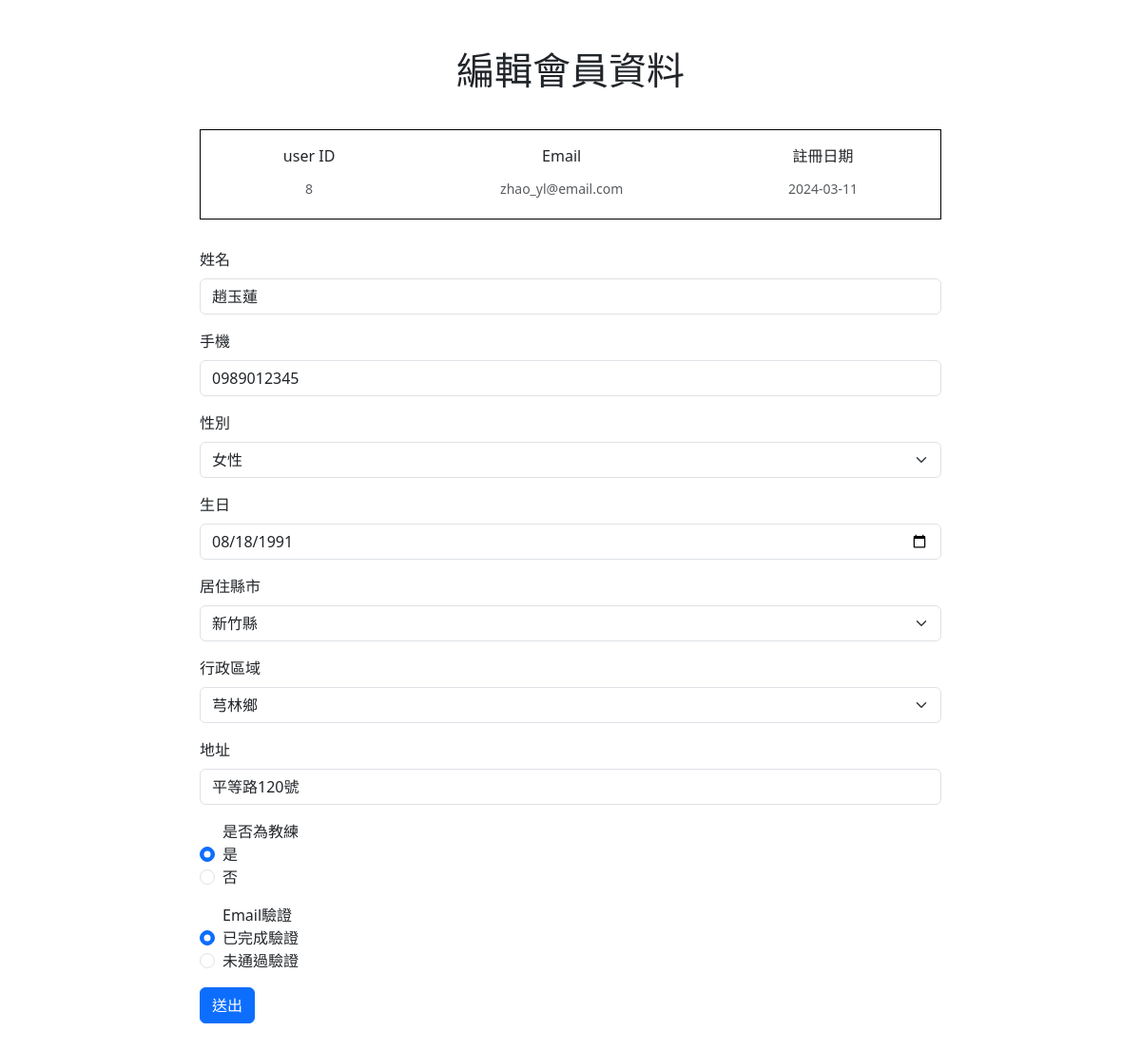
/member/pageMsg.php?id=8, run on the app's committed database.
### tables this page shows
CREATE TABLE `user` (
  `user_id` int(11) NOT NULL,
  `is_active` int(1) NOT NULL DEFAULT 0 COMMENT '1=驗證通過',
  `user_created_at` date NOT NULL,
  `user_full_name` varchar(10) NOT NULL,
  `user_email` varchar(50) NOT NULL,
  `user_password` varchar(100) NOT NULL,
  `user_sex` int(1) NOT NULL,
  `user_phone_number` varchar(10) NOT NULL,
  `user_birthday` date NOT NULL,
  `city_id` varchar(3) NOT NULL,
  `district_id` varchar(5) NOT NULL,
  `user_address` varchar(50) NOT NULL,
  `role_id` int(11) NOT NULL DEFAULT 0 COMMENT '0不是教練',
  `user_valid` int(1) NOT NULL DEFAULT 1 COMMENT '0是封鎖'
);

### member/pageMsg.php (the view, shortened to what this page needs)
<?
require_once("../conn.php");
$userID = $_GET["id"];
$sql = "SELECT * FROM `user` WHERE `user_id` = $userID";
$stmt = $conn->prepare($sql);
try {
    $stmt->execute();
    $row = $stmt->fetch(PDO::FETCH_ASSOC);
} catch (PDOException $e) {
    echo "你的資料讀取失敗欸!因為:" . $e->getMessage();
    $conn = NULL;
    exit;
}
?>
<!DOCTYPE html>
<html lang="zh-hant-TW">
<head>
    <link rel="stylesheet" href="https://cdn.jsdelivr.net/npm/bootstrap@5.3.3/dist/css/bootstrap.min.css">
</head>
<body>
    <div class="container">
        <h1 class="title">編輯會員資料</h1>
        <form action="./doUpdate.php" method="POST">
            <div class="info info-box">
                <div class="mb-3 text-center">
                    <label for="" class="form-label">user ID</label>
                    <div name="user_id" id="" class="form-text"><?= $row["user_id"] ?></div>
                </div>
                <div class="mb-3 text-center">
                    <label for="user_email" class="form-label">Email</label>
                    <div name="user_email" class="form-text"><?= $row["user_email"] ?></div>
                </div>
                <div class="mb-3 text-center">
                    <label for="" class="form-label">註冊日期</label>
                    <div id="text" class="form-text"><?= $row["user_created_at"] ?></div>
                </div>
            </div>
            <div class="mb-3">
                <label for="user_full_name" class="form-label">姓名</label>
                <input name="user_full_name" type="text" class="form-control" id="user_full_name" value="<?= $row["user_full_name"] ?>">
            </div>
            <div class="mb-3">
                <label for="user_phone_number" class="form-label">手機</label>
                <input name="user_phone_number" type="text" class="form-control" id="user_phone_number" value="<?= $row["user_phone_number"] ?>">
            </div>
            <div class="mb-3">
                <label for="user_sex" class="form-label">性別</label>
                <select name="user_sex" id="user_sex" class="form-select">
                    <option value="2" <?= ($row["user_sex"] == 2) ? "selected" : "" ?>>女性</option>
                </select>
            </div>
            <div class="mb-3">
                <label for="user_birthday" class="form-label">生日</label>
                <input name="user_birthday" type="date" class="form-control" id="user_birthday" value="<?= $row["user_birthday"] ?>">
            </div>
            <div class="mb-3">
                <label for="cityId" class="form-label">居住縣市</label>
                <select name="city_id" id="cityId" class="form-select">
                    <option value="新竹縣" <?= ($row["city_id"] == "新竹縣") ? "selected" : "" ?>>新竹縣</option>
                </select>
            </div>
            <div class="mb-3">
                <label for="districtId" class="form-label">行政區域</label>
                <select name="district_id" id="districtId" class="form-select">
                    <option value="<?= $row["district_id"] ?>"> <?= $row["district_id"] ?> </option>
                </select>
            </div>
            <div class="mb-3">
                <label for="user_address" class="form-label">地址</label>
                <input name="user_address" class="form-control" id="user_address" value="<?= $row["user_address"] ?>">
            </div>
            <div class="mb-3 form-check">
                <span>是否為教練</span>
                <div>
                    <input type="radio" name="role_id" id="exampleCheck1" class="form-check-input" value="1" <?= ($row["role_id"] == 1) ? "checked" : "" ?>>
                    <label class="form-check-label" for="exampleCheck1">是</label>
                </div>
                <div>
                    <input type="radio" name="role_id" class="form-check-input" id="exampleCheck2" value="0" <?= ($row["role_id"] == 0) ? "checked" : "" ?>>
                    <label class="form-check-label" for="exampleCheck2">否</label>
                </div>
            </div>
            <div class="mb-3 form-check">
                <span>Email驗證</span>
                <div>
                    <input type="radio" class="form-check-input" id="exampleCheck3" value="1" name="is_active" <?= ($row["is_active"] == 1) ? "checked" : "" ?>>
                    <label class="form-check-label" for="exampleCheck3">已完成驗證</label>
                </div>
                <div>
                    <input type="radio" class="form-check-input" id="exampleCheck4" value="0" name="is_active" <?= ($row["is_active"] == 0) ? "checked" : "" ?>>
                    <label class="form-check-label" for="exampleCheck4">未通過驗證</label>
                </div>
            </div>
            <button type="submit" class="btn btn-primary" id="modifyConfirmButton">送出</button>
        </form>
    </div>
</body>
</html>

### member/pageMsg.php (style rules this page uses)
.container { width: 65%; padding: 50px 0; }
.title { padding: 0 0 30px 0; text-align: center; }
.info-box { display: flex; justify-content: space-around; border: 1px solid black; margin-bottom: 30px; padding: 15px 0 5px 0; }

### data on the page
user: user_id "8", user_email "zhao_yl@email.com", user_created_at "2024-03-11", user_full_name "趙玉蓮", user_phone_number "0989012345", user_sex "女性", user_birthday "08/18/1991", city_id "新竹縣", district_id "芎林鄉", user_address "平等路120號", role_id "☑ 是", role_id "☐ 否", is_active "☑ 已完成驗證", is_active "☐ 未通過驗證"
